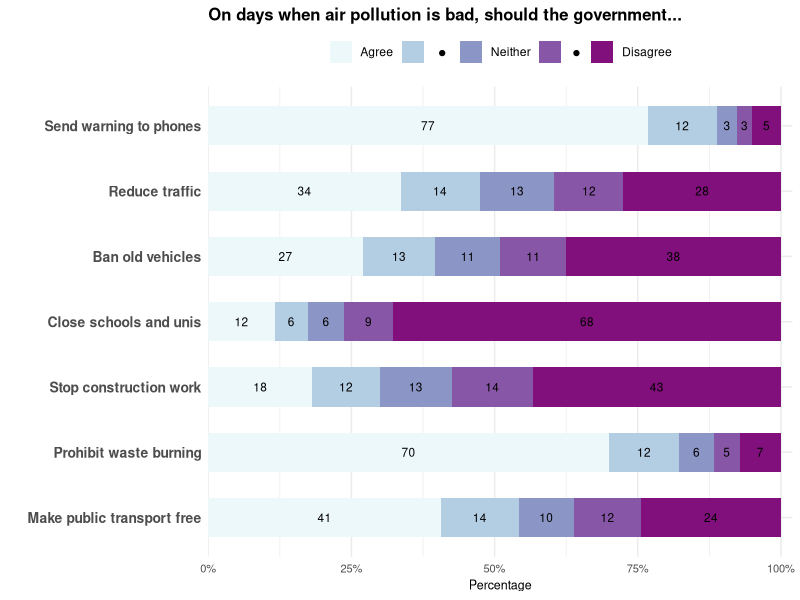
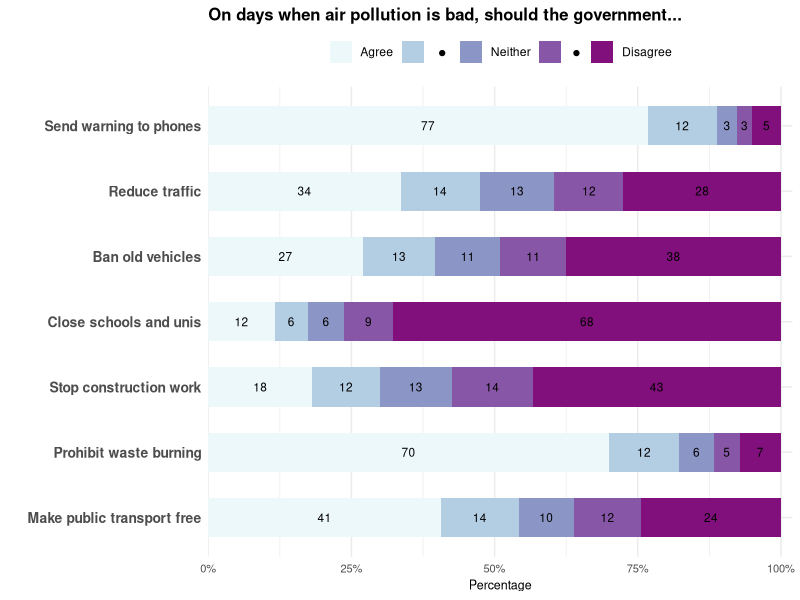

Source code (R) for these figures, in order:
## ---- chunk 1

library(tidyverse)
library(RColorBrewer)
library(scales)

## For replicability: session information 
session_info <- print(sessionInfo())

## ---- chunk 2
"%ni%" = Negate("%in%")

set.seed(123)

dataJoburg <- read.csv("data/data_joh_person_anon.csv")
## ---- chunk 3
# filter out straightlining for the policies "On days where air pollution is high..."

# Identify columns starting with "AM_GovAction_S"
gov_cols <- grep("^AM_GovAction_S", names(dataJoburg), value = TRUE)

# Calculate the row-wise standard deviation for these columns and filter out straightliners
dataJoburgFilter <- dataJoburg %>%
  mutate(gov_sd = apply(select(., all_of(gov_cols)), 1, sd, na.rm = TRUE)) %>%
  filter(gov_sd != 0) %>%
  select(-gov_sd)

dataJoburg <- dataJoburgFilter

## ---- chunk 4

# --- Step 1: Recode and factor all three policy variables ---
recode_policy <- function(x) {
  factor(recode(x,
    `1` = "Disagree",
    `2` = "dot_1 ", # Ensure consistent spacing for internal names if they are part of the level string
    `3` = "Neither",
    `4` = "dot_2  ", # Consistent spacing for internal names (note two spaces at end to differentiate from dot_1 )
    `5` = "Agree"
  ),
  # Ensure these levels match the strings used in recode exactly, including spaces
  levels = c("Disagree", "dot_1 ", "Neither", "dot_2  ", "Agree"),
  ordered = TRUE
  )
}

dataJoburg <- dataJoburg %>%
  mutate(
    AM_GovAction_S1_1F = recode_policy(AM_GovAction_S1_1),
    AM_GovAction_S2_1F = recode_policy(AM_GovAction_S2_1),
    AM_GovAction_S3_1F = recode_policy(AM_GovAction_S3_1),
    AM_GovAction_S4_1F = recode_policy(AM_GovAction_S4_1),
    AM_GovAction_S5_1F = recode_policy(AM_GovAction_S5_1),
    AM_GovAction_S6_1F = recode_policy(AM_GovAction_S6_1),
    AM_GovAction_S7_1F = recode_policy(AM_GovAction_S7_1)
  )

# --- Step 2: Pivot the data to long format and summarize ---
# Select only the newly created _F columns for pivoting
summary_data <- dataJoburg %>%
  select(starts_with("AM_GovAction_S")) %>% # Selects all columns starting with "AM_GovAction_S" and ending with F
                                          # Make sure this accurately captures your variables
  pivot_longer(
    cols = ends_with("F"), # Selects all columns ending with "F" for flexibility
    names_to = "Question",
    values_to = "Response_Category",
    values_drop_na = TRUE
  ) %>%
  group_by(Question, Response_Category) %>%
  summarise(obs_count = n(), .groups = "drop_last") %>% # Renamed 'count' to 'obs_count' to avoid conflict
  mutate(share = obs_count / sum(obs_count)) %>%
  ungroup() %>%
  group_by(Question) %>% # Regroup by Question to apply cumulative sum per group
  arrange(fct_rev(Response_Category)) %>% # IMPORTANT: Arrange by the factor order of Response_Category
  mutate(
    y_max = cumsum(share),
    y_mid = y_max - (share / 2),
    label_text = as.character(round(share * 100))
  ) %>%
  ungroup()

# --- Step 3: Define the order and labels for the plot and legend ---
# Labels for the LEGEND
legend_labels_full <- c(
  "Disagree",
  " ● ", # Consistent legend label for dot_1
  "Neither",
  "  ●  ", # Consistent legend label for dot_2
  "Agree"
)

# This should be the natural order of your factor levels from recode_policy
fill_levels_defined_order <- levels(dataJoburg$AM_GovAction_S1_1F)

# Define the custom labels for the Y-axis (Question labels after coord_flip)
# IMPORTANT: Adjust 'levels' to the exact names of your `_F` variables
# and 'labels' to their desired display names.
summary_data$Question_Plot_Label <- factor(summary_data$Question,
                                           levels = c("AM_GovAction_S1_1F", "AM_GovAction_S2_1F", "AM_GovAction_S3_1F", "AM_GovAction_S4_1F", "AM_GovAction_S5_1F", "AM_GovAction_S6_1F", "AM_GovAction_S7_1F"), # Customize this order
                                           labels = c("Send warning to phones", "Reduce traffic", "Ban old vehicles", "Close schools and unis", "Stop construction work", "Prohibit waste burning", "Make public transport free"), # Customize these labels
                                           ordered = TRUE) %>%
                                    fct_rev() # Reverse the order for plotting with coord_flip

# --- Plotting the Horizontal Stacked Bar Plot with custom text positions ---
p_stacked_fixed <- ggplot(summary_data, aes(x = Question_Plot_Label, y = share,
                                             fill = Response_Category)) + 
  geom_col(width = 0.6) +
  geom_text(
    aes(y = y_mid, label = label_text, color = "black"),
    size = 3,
    na.rm = FALSE
  ) +
  coord_flip() + # Rotate to horizontal
  scale_y_continuous(
    labels = percent_format(accuracy = 1),
    expand = expansion(mult = c(0, 0.02))
  ) +
  scale_fill_manual(
    values = brewer.pal(5, "BuPu"), # Consider if BuPu is ideal for "Disagree/Agree"
    limits = rev(fill_levels_defined_order), # Reverse the order for the fill scale limits
    labels = rev(legend_labels_full) # Also reverse the labels for the legend to match the plot
  ) +
  scale_color_identity() +
  labs(
    x = "",
    y = "Percentage",
    fill = "Response",
    title = "On days when air pollution is bad, should the government..." # Generalize title
  ) +
  theme_minimal() +
  theme(
    legend.position = "top",
    legend.title = element_blank(),
    axis.text.y = element_text(size = 10, face = "bold"),
    axis.text.x = element_text(size = 8),
    axis.title.x = element_text(size = 9),
    plot.title = element_text(size = 12, face = "bold")
  )

print(p_stacked_fixed)

# Save the plot
ggsave(plot = p_stacked_fixed, filename = paste("plots/policy_pref_stacked.png", sep = ""),
       dpi=600, width = 18, height = 10, units='cm')


